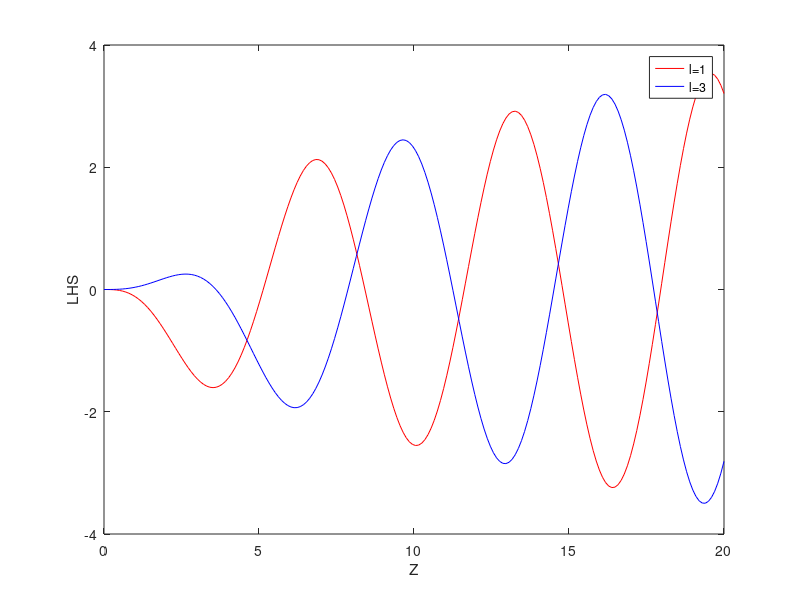

This figure's MATLAB source:


z=linspace(0,20,200);
for k=1:200
lhs1(k)=(1-1)*besselj(1,z(k))-z(k)*besselj(1+1,z(k));
lhs3(k)=(3-1)*besselj(3,z(k))-z(k)*besselj(3+1,z(k));
end
plot(z,lhs1,'r-',z,lhs3,'b-',z,0,'black-')
xlabel('Z');
ylabel('LHS');
legend('l=1','l=3');
